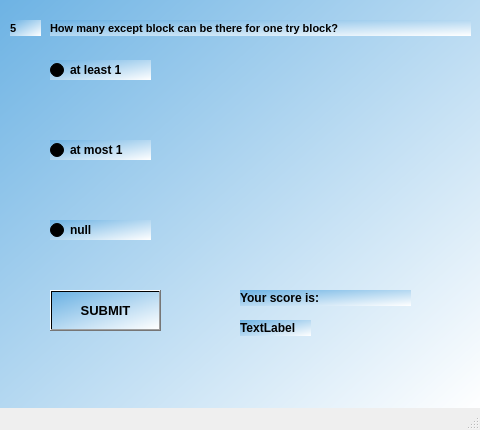
<?xml version="1.0" encoding="UTF-8"?>
<ui version="4.0">
 <class>MainWindow19</class>
 <widget class="QMainWindow" name="MainWindow19">
  <property name="geometry">
   <rect>
    <x>0</x>
    <y>0</y>
    <width>480</width>
    <height>430</height>
   </rect>
  </property>
  <property name="windowTitle">
   <string>MainWindow</string>
  </property>
  <widget class="QWidget" name="centralwidget">
   <widget class="QWidget" name="widget" native="true">
    <property name="geometry">
     <rect>
      <x>0</x>
      <y>-20</y>
      <width>480</width>
      <height>430</height>
     </rect>
    </property>
    <property name="styleSheet">
     <string notr="true">background-color:qlineargradient(spread:pad, x1:0, y1:0, x2:1, y2:1, stop:0 rgba(106, 177, 227, 255), stop:1 rgba(255, 255, 255, 255))</string>
    </property>
    <widget class="QLabel" name="label">
     <property name="geometry">
      <rect>
       <x>10</x>
       <y>40</y>
       <width>31</width>
       <height>16</height>
      </rect>
     </property>
     <property name="font">
      <font>
       <pointsize>8</pointsize>
       <weight>75</weight>
       <bold>true</bold>
      </font>
     </property>
     <property name="text">
      <string>5</string>
     </property>
    </widget>
    <widget class="QLabel" name="label_2">
     <property name="geometry">
      <rect>
       <x>50</x>
       <y>40</y>
       <width>421</width>
       <height>16</height>
      </rect>
     </property>
     <property name="font">
      <font>
       <pointsize>8</pointsize>
       <weight>75</weight>
       <bold>true</bold>
      </font>
     </property>
     <property name="text">
      <string>How many except block can be there for one try block?</string>
     </property>
    </widget>
    <widget class="QRadioButton" name="radioButton">
     <property name="geometry">
      <rect>
       <x>50</x>
       <y>80</y>
       <width>101</width>
       <height>20</height>
      </rect>
     </property>
     <property name="font">
      <font>
       <weight>75</weight>
       <bold>true</bold>
      </font>
     </property>
     <property name="text">
      <string>at least 1</string>
     </property>
    </widget>
    <widget class="QRadioButton" name="radioButton_2">
     <property name="geometry">
      <rect>
       <x>50</x>
       <y>240</y>
       <width>101</width>
       <height>20</height>
      </rect>
     </property>
     <property name="font">
      <font>
       <weight>75</weight>
       <bold>true</bold>
      </font>
     </property>
     <property name="text">
      <string>null</string>
     </property>
    </widget>
    <widget class="QRadioButton" name="radioButton_3">
     <property name="geometry">
      <rect>
       <x>50</x>
       <y>160</y>
       <width>101</width>
       <height>20</height>
      </rect>
     </property>
     <property name="font">
      <font>
       <weight>75</weight>
       <bold>true</bold>
      </font>
     </property>
     <property name="text">
      <string>at most 1</string>
     </property>
    </widget>
    <widget class="QPushButton" name="SUBMIT">
     <property name="geometry">
      <rect>
       <x>50</x>
       <y>310</y>
       <width>111</width>
       <height>41</height>
      </rect>
     </property>
     <property name="font">
      <font>
       <pointsize>10</pointsize>
       <weight>75</weight>
       <bold>true</bold>
      </font>
     </property>
     <property name="text">
      <string>SUBMIT</string>
     </property>
    </widget>
    <widget class="QLabel" name="label_3">
     <property name="geometry">
      <rect>
       <x>240</x>
       <y>310</y>
       <width>171</width>
       <height>16</height>
      </rect>
     </property>
     <property name="font">
      <font>
       <weight>75</weight>
       <bold>true</bold>
      </font>
     </property>
     <property name="text">
      <string>Your score is:</string>
     </property>
    </widget>
    <widget class="QLabel" name="label_4">
     <property name="geometry">
      <rect>
       <x>240</x>
       <y>340</y>
       <width>71</width>
       <height>16</height>
      </rect>
     </property>
     <property name="font">
      <font>
       <weight>75</weight>
       <bold>true</bold>
      </font>
     </property>
     <property name="text">
      <string>TextLabel</string>
     </property>
    </widget>
   </widget>
  </widget>
  <widget class="QMenuBar" name="menubar">
   <property name="geometry">
    <rect>
     <x>0</x>
     <y>0</y>
     <width>480</width>
     <height>26</height>
    </rect>
   </property>
  </widget>
  <widget class="QStatusBar" name="statusbar"/>
 </widget>
 <resources/>
 <connections/>
</ui>
